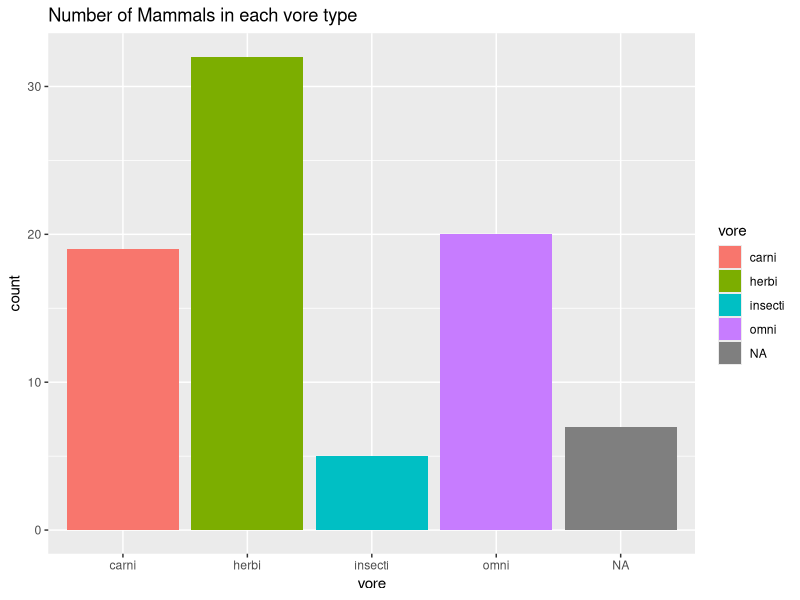
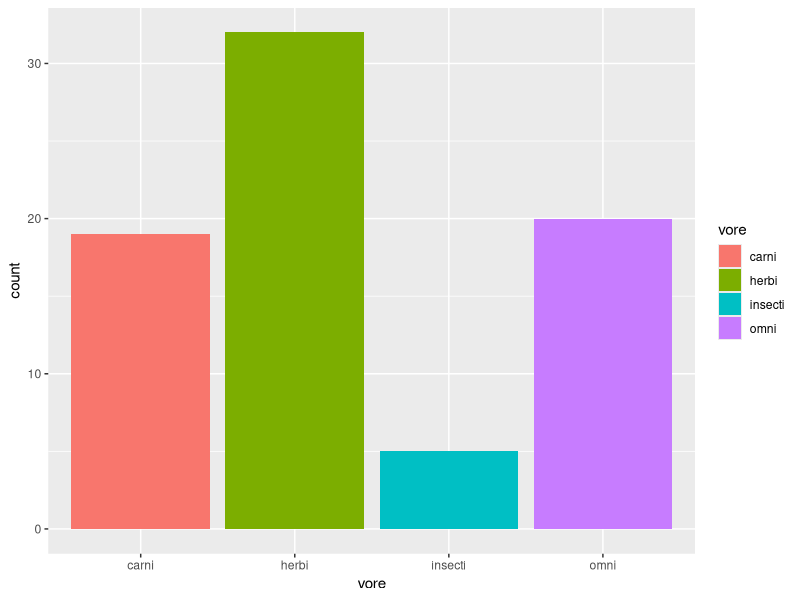
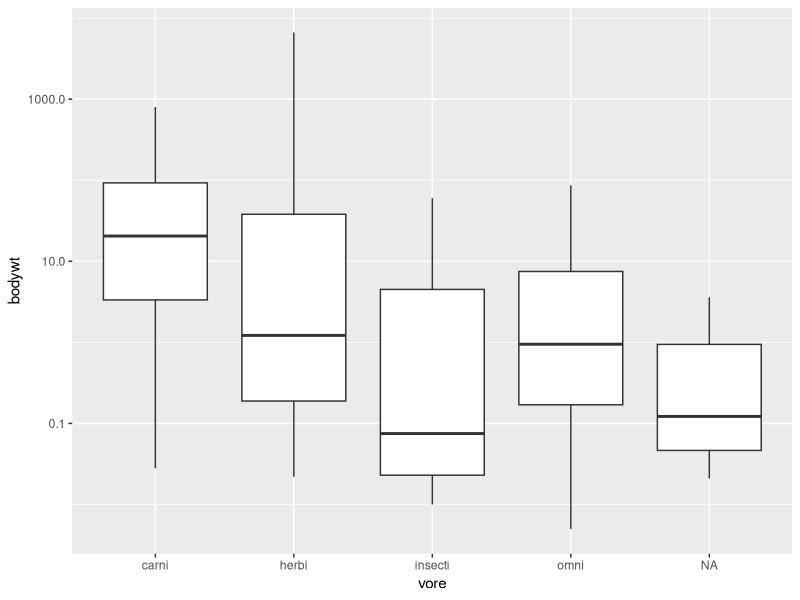
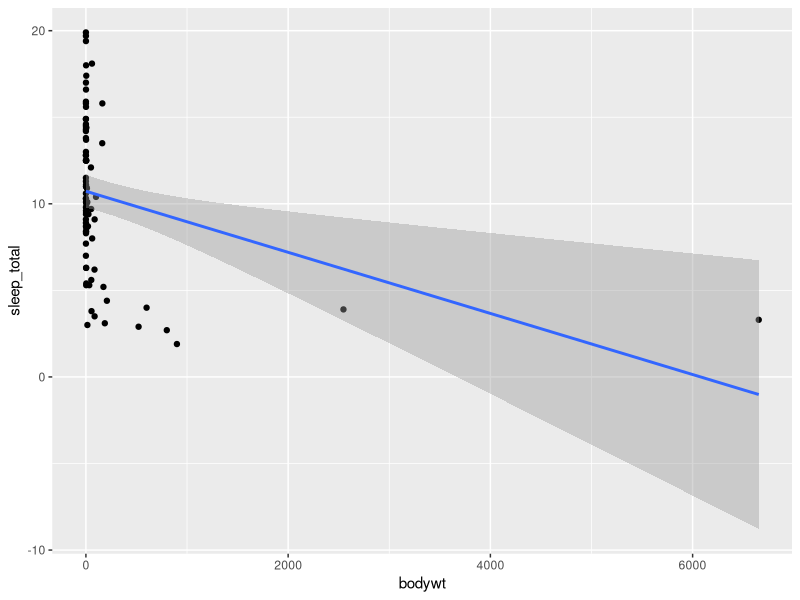

Recreate these plots in R, in order.
## ---- chunk 1
library("tidyverse")
options(scipen = 999) #disable scientific notation
## ---- chunk 2
msleep <- msleep
## ---- chunk 3
?msleep
## ---- chunk 4
str(msleep)
## ---- chunk 5
names(msleep)
## ---- chunk 6
ggplot(data=msleep,
       mapping=aes(x=vore))+
  geom_bar(mapping=aes(fill=vore))+
  labs(title="Number of Mammals in each vore type")
## ---- chunk 7
ggplot(data=msleep,
       mapping=aes(x=vore))+
  geom_bar(mapping=aes(fill=vore))+
  scale_x_discrete(na.translate=F)
## ---- chunk 8
mean(msleep$sleep_total, na.rm=T )
## ---- chunk 9
summary(msleep$bodywt)
## ---- chunk 10
ggplot(data=msleep,
       mapping=aes(x=vore, y=bodywt))+
  geom_boxplot()+
  scale_y_log10()
## ---- chunk 11
ggplot(data=msleep,
       mapping=aes(x=bodywt, y=sleep_total))+
  geom_point()+
  geom_smooth(method=lm, se=T)
  labs(title="Body Weight vs. Total Sleep Time", x="Body Weight (Kg)", y="Total Sleep Time (Hs)")
## ---- chunk 12

